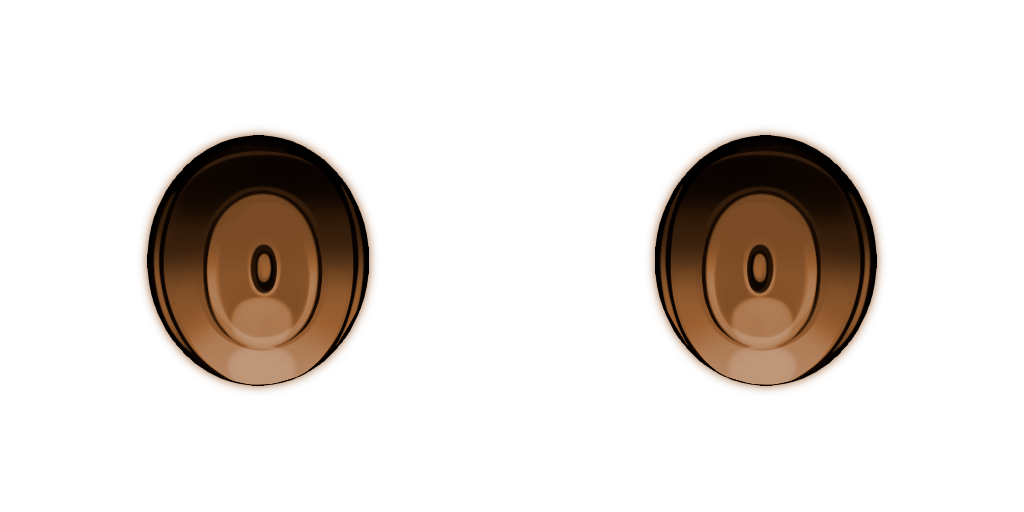
#> input picture prd/01-需求文档/05-美术设计/诺诺/krita_round/src_v5/03__02.png, 1024 x 512 px, found by its file name; the run also reads 1 picture not shown here
$ python iris_r2_preview.py
#> lines starting #> are read from the running program, lines starting #| are printed output that depends on the picture; after the words box and inside, x2 and y2 are one past the last pixel; in counts of white or black regions, pixels touching at a corner belong together
### prd/01-需求文档/05-美术设计/诺诺/工具脚本/iris_r2_design.py
# -*- coding: utf-8 -*-
"""诺诺虹膜 round2 设计模块（纯函数，无 Krita 依赖，可在系统 Python 下预览迭代）

设计原则（2026-10-08 黑机，基于渲染实证）：
  1. **贴图方向 = 屏幕方向**（VRM UV 实测 corr(uv.v,Y)=-1.000 / corr(uv.u,X)=+1.000，两盘同向不镜像；
     v5 原稿渲染实证：贴图下方的光池在屏幕下方）。
  2. 原稿（v5 琥珀）自带正确结构：上缘眼睑投影暗 → 瞳孔上缘柔亮晕 → 瞳孔 → 瞳孔下方光池亮 →
     外缘暗环。v7 程序化重染把它压成 0.004~0.089 的死黑，v9 手绘稿更把光池反转成"中心亮"
     → 渲染成一颗黑玻璃球。round2 = **保留原稿结构 + 换到 #1A2436 深蓝黑家族 + 手绘层次**。
  3. 高光按院长裁决：主高光上侧偏右 38°，副高光下左 215°（与 _03 白点同侧错位，叠层成双catch）。
"""
import numpy as np

# 命名 = 层名（Krita 里逐层可见/可调）
RAMP = [
    (0.00, (0.010, 0.017, 0.032)),
    (0.20, (0.026, 0.044, 0.078)),
    (0.44, (0.060, 0.098, 0.166)),
    (0.66, (0.115, 0.170, 0.258)),   # 略亮于 #1A2436 家族锚（远距必须有亮度余量，见下）
    (0.86, (0.185, 0.270, 0.392)),
    (1.00, (0.300, 0.420, 0.560)),   # 受光区峰值 ≈ #4C6B8F 蓝（对标 v5 亮下缘；上缘/环仍深）
]


def smoothstep(e0, e1, x):
    t = np.clip((x - e0) / max(1e-6, (e1 - e0)), 0.0, 1.0)
    return t * t * (3 - 2 * t)


def ramp_color(L):
    """分段线性映射 L(0..1) → RGB"""
    pos = np.array([p for p, _ in RAMP], np.float32)
    cols = np.array([c for _, c in RAMP], np.float32)
    out = np.empty(L.shape + (3,), np.float32)
    Lc = np.clip(L, 0, 1)
    for ch in range(3):
        out[..., ch] = np.interp(Lc, pos, cols[:, ch])
    return out


def luminance(rgb):
    return rgb[..., 0] * 0.299 + rgb[..., 1] * 0.587 + rgb[..., 2] * 0.114


def measure_disks(alpha, thresh=0.5):
    """从 alpha 量两个虹膜盘：(cx, cy, R) —— R 取 98.5 分位（盘缘）"""
    disks = []
    H, W = alpha.shape
    m = alpha > thresh
    for x0, x1 in ((0, W // 2), (W // 2, W)):
        sub = m[:, x0:x1]
        ys, xs = np.nonzero(sub)
        if len(xs) < 50:
            continue
        cx = xs.mean() + x0
        cy = ys.mean()
        R = np.percentile(np.hypot(xs + x0 - cx, ys - cy), 98.5)
        disks.append((float(cx), float(cy), float(R)))
    return disks


def design(base_rgb, base_alpha, cx, cy, R):
    """单盘设计 → dict(层名 → (rgb, alpha))；所有层都在整图上，未覆盖处 alpha=0"""
    H, W = base_alpha.shape
    yy, xx = np.mgrid[0:H, 0:W].astype(np.float32)
    dx = xx - cx
    dy = yy - cy
    rr = np.hypot(dx, dy) / R
    th = np.arctan2(-dy, dx)          # 图像 y 向下取负：上=+90°、右=0°
    v = np.clip((dy / R + 1.0) / 2.0, 0, 1)   # 0=盘顶、1=盘底

    in_disk = rr <= 1.0
    L0 = luminance(base_rgb)

    layers = {}

    # ── L1 基底：保留原稿明暗结构，重映射到深蓝黑家族 ───────────────
    L = np.clip((L0 - 0.02) / 0.70, 0, 1) ** 1.15     # 归一化 + 压中间调（亮部收窄）
    L *= (0.88 + 0.18 * v)                            # 垂直受光强化（上暗下亮）
    band = smoothstep(0.52, 0.74, rr) * (1.0 - smoothstep(0.84, 0.98, rr))
    L *= (1.0 - 0.20 * band)                          # 压原稿外圈亮带（否则渲染成"发光环"）
    L = smoothstep(0.0, 1.0, np.clip(L, 0, 1))        # 保底平滑
    rgb_base = ramp_color(L)
    a_base = np.ones_like(base_alpha, np.float32)   # 覆盖整块不透明区（含盘缘软裙边）
    layers['基底_蓝黑重染'] = (rgb_base, a_base)

    # ── L2 limbal ring：外缘环状加深（清冷的锐度来源）───────────────
    ring = smoothstep(0.74, 0.86, rr) * (1.0 - smoothstep(0.93, 0.995, rr))
    rgb_ring = np.zeros_like(rgb_base)
    a_ring = (0.60 * ring).astype(np.float32)
    layers['limbal ring'] = (rgb_ring, a_ring)        # 黑色叠加层（alpha 控制深度）

    # ── L3 眼睑投影：盘顶扇区再压暗（深度感）───────────────────────
    up = np.clip(np.sin(th), 0, 1)
    lid = smoothstep(0.45, 1.0, up) * smoothstep(0.30, 0.95, rr) * 0.55
    layers['眼睑投影'] = (np.zeros_like(rgb_base), (0.50 * lid).astype(np.float32))

    # ── L4 光池：瞳孔下方的柔亮（"活"的来源，原稿已有→加强成形）────
    e_pool = np.hypot(dx / (0.60 * R), (dy - 0.24 * R) / (0.40 * R))
    pool = np.exp(-0.5 * e_pool ** 2)
    pool *= smoothstep(0.15, 0.45, rr) * (1 - smoothstep(0.80, 0.97, rr))
    layers['光池_下缘'] = (np.ones_like(rgb_base) * np.array([0.30, 0.45, 0.63], np.float32),
                       (0.42 * pool).astype(np.float32))

    # ── L5 瞳孔：纵长椭圆 + 柔边（比原稿更明确）─────────────────────
    e_pup = np.hypot(dx / (0.155 * R), dy / (0.215 * R))
    pup = 1.0 - smoothstep(0.78, 1.05, e_pup)
    layers['瞳孔'] = (np.zeros_like(rgb_base), (0.92 * pup).astype(np.float32))

    # ── L6 纤维：径向条纹（手绘质感；只在中段，微弱不喧宾夺主）─────────
    fib = (np.cos(41.0 * th + 2.7 * rr) * 0.5 + 0.5) * 0.6 \
        + (np.cos(17.0 * th - 1.9 * rr) * 0.5 + 0.5) * 0.4
    fib = (fib - 0.5) * 2.0
    fib *= smoothstep(0.22, 0.50, rr) * (1 - smoothstep(0.72, 0.95, rr))
    a_fib = np.clip(np.abs(fib) * 0.055, 0, 1).astype(np.float32)
    rgb_fib = np.where(fib[..., None] > 0, 0.34, 0.0) * np.ones_like(rgb_base)
    layers['纤维_径向'] = (rgb_fib, a_fib)

    # ── L7 主高光：上侧偏右 38°（院长裁决）硬核 + 柔晕 ──────────────
    a1 = np.radians(38.0)
    x1, y1 = cx + 0.48 * R * np.cos(a1), cy - 0.48 * R * np.sin(a1)
    d1 = np.hypot(xx - x1, yy - y1)
    core = np.exp(-0.5 * (d1 / (0.075 * R)) ** 2) * 0.95
    glow = np.exp(-0.5 * (d1 / (0.20 * R)) ** 2) * 0.35
    a_h1 = np.clip(np.maximum(core, glow), 0, 1)
    layers['主高光_上右38'] = (np.ones_like(rgb_base) * np.array([0.83, 0.89, 0.96], np.float32),
                          a_h1.astype(np.float32))

    # ── L8 副高光：下缘偏左 215°，小而淡（与 _03 白点呼应成双catch）──
    a2 = np.radians(215.0)
    x2, y2 = cx + 0.56 * R * np.cos(a2), cy - 0.56 * R * np.sin(a2)
    d2 = np.hypot(xx - x2, yy - y2)
    a_h2 = (np.exp(-0.5 * (d2 / (0.085 * R)) ** 2) * 0.50).astype(np.float32)
    layers['副高光_下左215'] = (np.ones_like(rgb_base) * np.array([0.55, 0.65, 0.80], np.float32),
                           a_h2)

    # 覆盖范围 = 底图不透明区（含盘缘软裙边，避免残留下方原稿琥珀色边缘）
    cover = smoothstep(0.002, 0.020, base_alpha)   # 连极淡边一起改色，杜绝原稿琥珀描边
    for k, (rgb, a) in list(layers.items()):
        layers[k] = (rgb, (a * cover).astype(np.float32))
    return layers


def compose_over(base_rgb, base_alpha, layer_list):
    rgb = base_rgb.copy()
    a_out = base_alpha.copy()
    for rgb_l, a_l in layer_list:
        a3 = a_l[..., None]
        rgb = rgb * (1 - a3) + rgb_l * a3
        a_out = np.maximum(a_out, a_l)
    return rgb, a_out


def build(base_rgb, base_alpha):
    """整图：两盘各建层 → 返回 (合成图, 所有层)"""
    all_layers = []
    for (cx, cy, R) in measure_disks(base_alpha):
        layers = design(base_rgb, base_alpha, cx, cy, R)
        for name in layers:
            all_layers.append((name, layers[name]))
    # 按层名归并（左右盘合并同一层）
    merged = {}
    for name, (rgb, a) in all_layers:
        if name in merged:
            r0, a0 = merged[name]
            a_new = np.maximum(a0, a)
            src = np.where((a > a0)[..., None], rgb, r0)
            merged[name] = (src, a_new)
        else:
            merged[name] = (rgb, a)
    order = ['基底_蓝黑重染', 'limbal ring', '眼睑投影', '光池_下缘', '瞳孔',
             '纤维_径向', '主高光_上右38', '副高光_下左下215'.replace('下左下', '下左')]
    order = ['基底_蓝黑重染', 'limbal ring', '眼睑投影', '光池_下缘', '瞳孔',
             '纤维_径向', '主高光_上右38', '副高光_下左215']
    seq = [(merged[n][0], merged[n][1]) for n in order if n in merged]
    rgb, alpha = compose_over(base_rgb, base_alpha, seq)
    return rgb, alpha, merged, order

### prd/01-需求文档/05-美术设计/诺诺/工具脚本/iris_r2_preview.py
# -*- coding: utf-8 -*-
"""虹膜 round2 预览（系统 Python + PIL，快速迭代用；不进仓库成品，输出到 .ai/tmp）
用法: python 工具脚本/iris_r2_preview.py
输出:
  .ai/tmp/iris_r2.png            新虹膜全图（1024x512，alpha 保持原稿）
  .ai/tmp/iris_r2_compare.png    v7现版 / v9手绘 / r2新稿 三栏对比（左盘 3x）
"""
import os
import sys

import numpy as np
from PIL import Image

HERE = os.path.dirname(os.path.abspath(__file__))
ROOT = os.path.dirname(HERE)                       # .../05-美术设计/诺诺
WS = os.path.join(ROOT, '手绘轮工作区')


def _repo_root(start):
#> called with start = 'prd/01-需求文档/05-美术设计/诺诺/工具脚本'
    p = start
    while p and not os.path.isdir(os.path.join(p, '.git')):
        parent = os.path.dirname(p)
        if parent == p:
            break
        p = parent
    return p


OUT = os.path.join(_repo_root(HERE), '.ai', 'tmp')
sys.path.insert(0, HERE)
import iris_r2_design as D  # noqa: E402


def load(p):
    a = np.asarray(Image.open(p).convert('RGBA')).astype(np.float32) / 255.0
    return a[..., :3], a[..., 3]


def save(rgb, alpha, path):
    a = np.empty(rgb.shape[:2] + (4,), np.uint8)
    a[..., :3] = np.clip(rgb, 0, 1) * 255
    a[..., 3] = np.clip(alpha, 0, 1) * 255
    Image.fromarray(a, 'RGBA').save(path)
    print('written', path, rgb.shape[1], 'x', rgb.shape[0])


def profile(rgb, alpha, label):
    disks = D.measure_disks(alpha)
    cx, cy, R = disks[0]
    lum = D.luminance(rgb)
    out = [label + ' (左盘 R=%.0f)' % R]
    for frac, lab in [(0.75, '上75%'), (0.45, '上45%'), (0.0, '中'), (-0.45, '下45%'), (-0.75, '下75%')]:
        y = int(cy - frac * R)
        row = lum[y, int(cx - R * 0.5):int(cx + R * 0.5)]
        m = alpha[y, int(cx - R * 0.5):int(cx + R * 0.5)] > 0.5
        v = row[m].mean() if m.any() else float('nan')
        out.append('   %-6s lum=%.3f' % (lab, v))
    return '\n'.join(out)


def zoom(rgb, alpha, k=3, half=None, disk=0):
    disks = D.measure_disks(alpha)
    cx, cy, R = disks[disk]
    half = half or int(R * 1.12)
    y0, y1 = int(cy - half), int(cy + half)
    x0, x1 = int(cx - half), int(cx + half)
    sub = rgb[y0:y1, x0:x1]
    a = alpha[y0:y1, x0:x1, None]
    # 棋盘底（看 alpha 覆盖）
    bg = np.zeros_like(sub)
    yy, xx = np.mgrid[0:sub.shape[0], 0:sub.shape[1]]
    chk = ((yy // 16 + xx // 16) % 2).astype(np.float32) * 0.12 + 0.06
    bg[..., :] = chk[..., None]
    comp = bg * (1 - a) + sub * a
    return np.kron(np.clip(comp, 0, 1), np.ones((k, k, 1), np.float32))


def main():
    base_rgb, base_alpha = load(os.path.join(WS, 'src_v5', '03__02.png'))
    v7_rgb, v7_a = load(os.path.join(WS, 'src_v7', '11_iris_recolor_v7.png'))
    v9_rgb, v9_a = load(os.path.join(WS, 'handpaint_iris.png'))
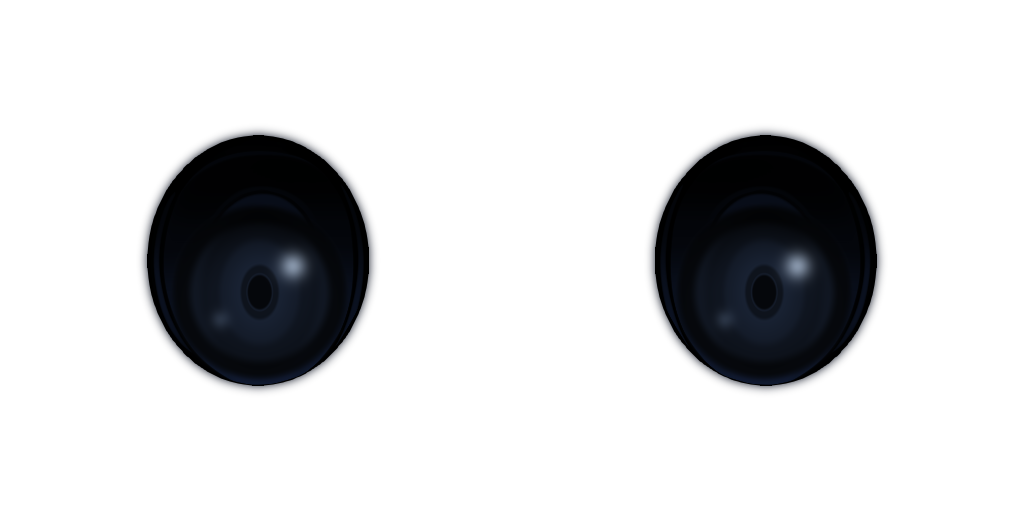
#> input picture prd/01-需求文档/05-美术设计/诺诺/手绘轮工作区/handpaint_iris.png, 1024 x 512 px

    rgb, alpha, merged, order = D.build(base_rgb, base_alpha)
#> in measure_disks, `H, W = alpha.shape`: H = 512; W = 1024
#> in measure_disks, `m = alpha > thresh`:
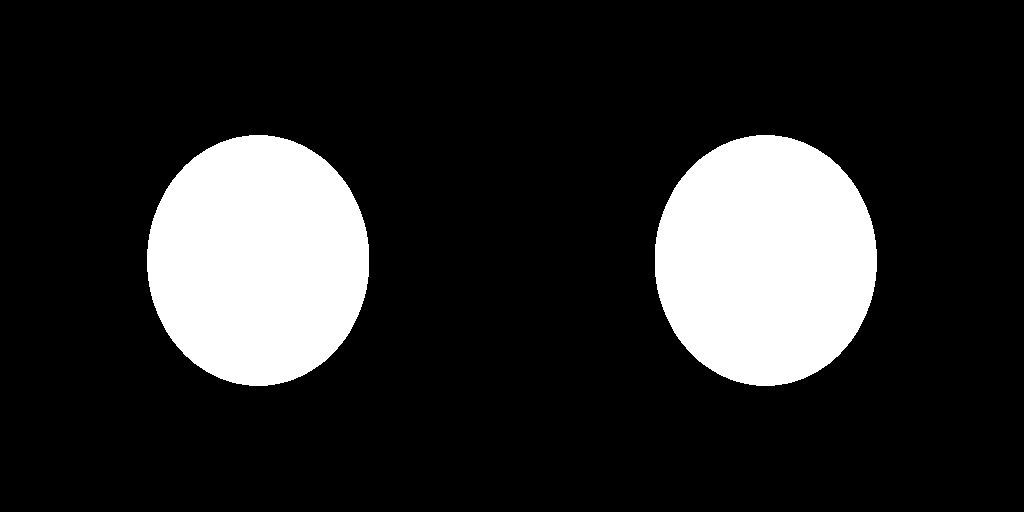
#> m: shape (512, 1024) bool; 16.7% white; 2 white regions, box (x1, y1, x2, y2) and area: (147, 135, 369, 386) 43866, (655, 135, 877, 386) 43866
#> the loop in build, `for (cx, cy, R) in measure_disks(base_alpha):` made 2 passes
#> (cx, cy, R, H in design, W in design, a1 in design, x1 in design) on passes 1 to 2: (257.7, 260, 121.5, 512, 1024, 0.663, 303.7), (765.3, 260, 121.5, 512, 1024, 0.663, 811.2)
#> after the loop in build, `for (cx, cy, R) in measure_disks(base_alpha):`: all_layers = 16 items
#> the loop in build, `for name, (rgb, a) in all_layers:` made 16 passes
#> name on passes 1 to 12: '基底_蓝黑重染', 'limbal ring', '眼睑投影', '光池_下缘', '瞳孔', '纤维_径向', '主高光_上右38', '副高光_下左215', '基底_蓝黑重染', 'limbal ring', '眼睑投影', '光池_下缘'
#> after the loop in build, `for name, (rgb, a) in all_layers:`: merged = 8 items
#> the loop in compose_over, `for rgb_l, a_l in layer_list:` made 8 passes
#> after the loop in compose_over, `for rgb_l, a_l in layer_list:`:
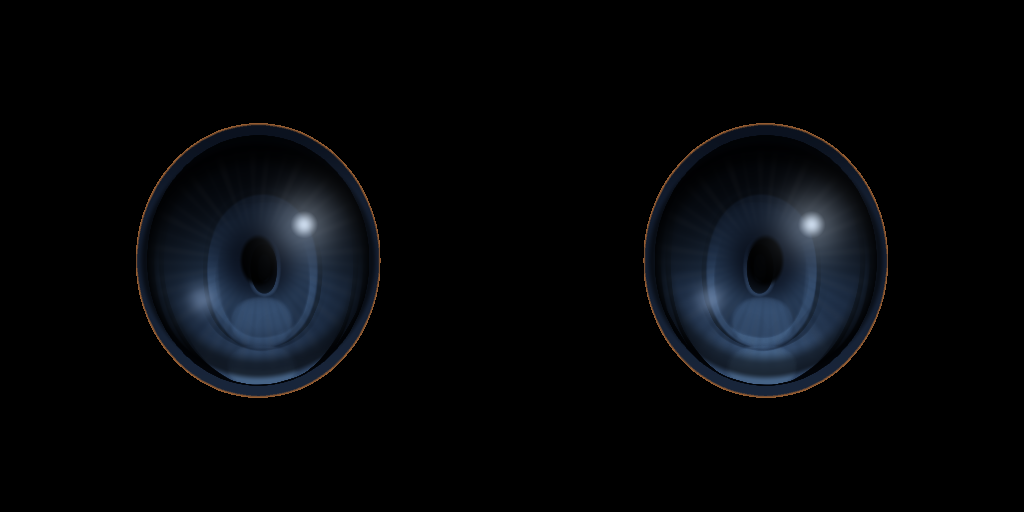
#> rgb: shape (512, 1024, 3) float64; mean of channels 0, 1, 2 0.0223, 0.0286, 0.0387; drawn as R, G, B
#> merged = 8 items; order = ['基底_蓝黑重染', 'limbal ring', '眼睑投影', '光池_下缘', '瞳孔', '纤维_径向', '主高光_上右38', '副高光_下左215']
    save(rgb, alpha, os.path.join(OUT, 'iris_r2.png'))
#> (printed output is left out)

    print()
    print(profile(base_rgb, base_alpha, 'v5原稿(琥珀·结构基准)'))
#> the loop in measure_disks (call 2), `for x0, x1 in ((0, W // 2), (W // 2, W)):` made 2 passes
#> (cx, cy, R) on passes 1 to 2: (257.7, 260, 121.5), (765.3, 260, 121.5)
#> in profile, `disks = D.measure_disks(alpha)`: disks = [(257.7, 260, 121.5), (765.3, 260, 121.5)]
#> in profile, `cx, cy, R = disks[0]`: cx = 257.7; cy = 260; R = 121.5
#> in profile, `out = [label + ' (左盘 R=%.0f)' % R]`: out = ['v5原稿(琥珀·结构基准) (左盘 R=121)']
#> the loop in profile, `for frac, lab in [(0.75, '上75%'), (0.45, '上45%'), (0.0, '中'), (-0.45, ..` made 5 passes
#> (y, v) on passes 1 to 5: (168, 0.0253), (205, 0.197), (260, 0.314), (314, 0.445), (351, 0.56)
#> after the loop in profile, `for frac, lab in [(0.75, '上75%'), (0.45, '上45%'), (0.0, '中'), (-0.45, ..`: out = ['v5原稿(琥珀·结构基准) (左盘 R=121)', '   上75%   lum=0.025', '   上45%   lum=0.197', '   中      lum=0.314', '   下45%   lum=0.445', '   下75%   lum=0.560']
#| v5原稿(琥珀·结构基准) (左盘 R=121)
#|    上75%   lum=0.025
#|    上45%   lum=0.197
#|    中      lum=0.314
#|    下45%   lum=0.445
#|    下75%   lum=0.560
    print(profile(v7_rgb, v7_a, 'v7现版(程序化重染)'))
#> the loop in profile (call 2), `for frac, lab in [(0.75, '上75%'), (0.45, '上45%'), (0.0, '中'), (-0.45, ..` made 5 passes
#> (y, v) on passes 1 to 5: (168, 0.00406), (205, 0.0315), (260, 0.0494), (314, 0.0701), (351, 0.0887)
#| v7现版(程序化重染) (左盘 R=121)
#|    上75%   lum=0.004
#|    上45%   lum=0.031
#|    中      lum=0.049
#|    下45%   lum=0.070
#|    下75%   lum=0.089
    print(profile(v9_rgb, v9_a, 'v9手绘稿(round1)'))
#| v9手绘稿(round1) (左盘 R=121)
#|    上75%   lum=0.004
#|    上45%   lum=0.027
#|    中      lum=0.166
#|    下45%   lum=0.104
#|    下75%   lum=0.055
    print(profile(rgb, alpha, 'r2新稿'))
#> in measure_disks (call 5), `m = alpha > thresh`: m: shape (512, 1024) bool; 19.7% white; 2 white regions, box (x1, y1, x2, y2) and area: (137, 125, 379, 396) 51549, (645, 125, 887, 396) 51549
#> the loop in measure_disks (call 5), `for x0, x1 in ((0, W // 2), (W // 2, W)):` made 2 passes
#> (cx, cy, R) on passes 1 to 2: (257.8, 260, 131.3), (765.2, 260, 131.3)
#> pass 1, in measure_disks (call 5), `sub = m[:, x0:x1]`:
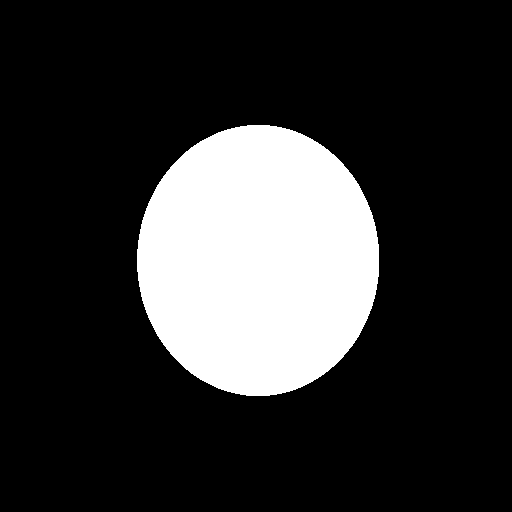
#> sub: shape (512, 512) bool; 19.7% white; 1 white region, box (x1, y1, x2, y2) and area: (137, 125, 379, 396) 51549
#> after the loop in measure_disks (call 5), `for x0, x1 in ((0, W // 2), (W // 2, W)):`: disks = [(257.8, 260, 131.3), (765.2, 260, 131.3)]
#| r2新稿 (左盘 R=131)
#|    上75%   lum=0.014
#|    上45%   lum=0.122
#|    中      lum=0.131
#|    下45%   lum=0.238
#|    下75%   lum=0.122

    tiles = [zoom(v7_rgb, v7_a), zoom(v9_rgb, v9_a), zoom(rgb, alpha)]
#> in zoom, `disks = D.measure_disks(alpha)`: disks = [(257.7, 260, 121.5), (765.3, 260, 121.5)]
#> in zoom, `cx, cy, R = disks[disk]`: cx = 257.7; cy = 260; R = 121.5
#> in zoom, `half = half or int(R * 1.12)`: half = 136
#> in zoom, `y0, y1 = int(cy - half), int(cy + half)`: y0 = 124; y1 = 396
#> in zoom, `x0, x1 = int(cx - half), int(cx + half)`: x0 = 121; x1 = 393
#> in zoom, `bg[..., :] = chk[..., None]`: bg: shape (272, 272, 3) float32; values 0.06 (black) and 0.18 (white), 49.8% white; 1 white region, box (x1, y1, x2, y2) and area: (0, 0, 272, 272) 36864
#> in zoom, `return np.kron(np.clip(comp, 0, 1), np.ones((k, k, 1), np.float32))`:
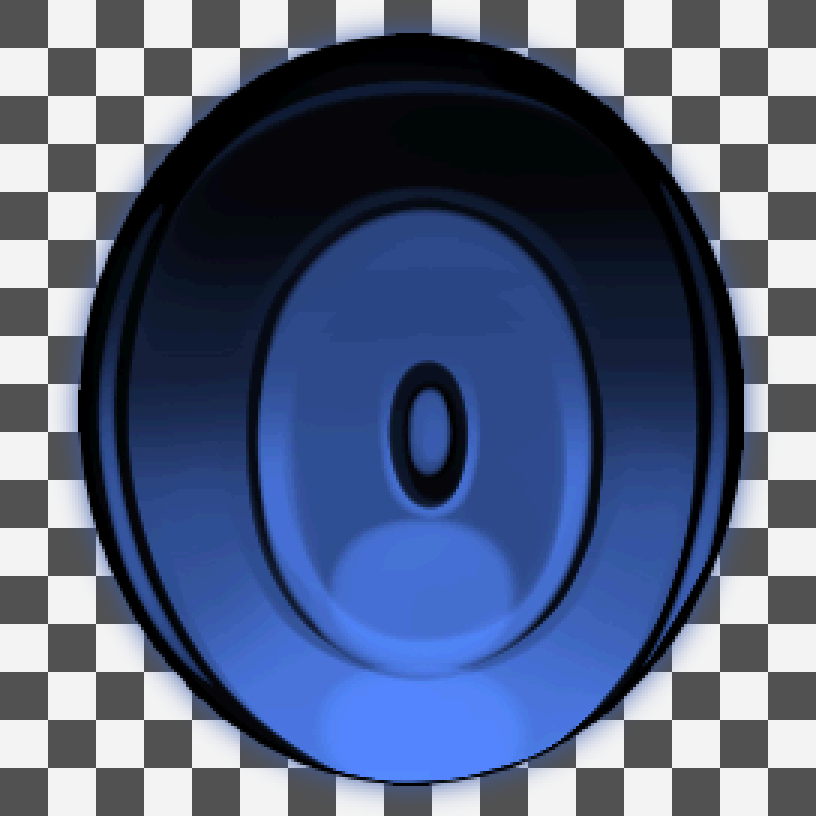
#> returned value: shape (816, 816, 3) float32; mean of channels 0, 1, 2 0.0629, 0.0723, 0.0944; drawn with min black and max white
#> call 3 of zoom, with k = 3, disk = 0
#> in zoom (call 3), `disks = D.measure_disks(alpha)`: disks = [(257.8, 260, 131.3), (765.2, 260, 131.3)]
#> in zoom (call 3), `cx, cy, R = disks[disk]`: cx = 257.8; R = 131.3
#> in zoom (call 3), `half = half or int(R * 1.12)`: half = 147
#> in zoom (call 3), `y0, y1 = int(cy - half), int(cy + half)`: y0 = 113; y1 = 407
#> in zoom (call 3), `x0, x1 = int(cx - half), int(cx + half)`: x0 = 110; x1 = 404
#> in zoom (call 3), `bg[..., :] = chk[..., None]`: bg: shape (294, 294, 3) float64; values 0.06 (black) and 0.18 (white), 50% white; 1 white region, box (x1, y1, x2, y2) and area: (0, 0, 294, 294) 43200
#> in zoom (call 3), `comp = bg * (1 - a) + sub * a`:
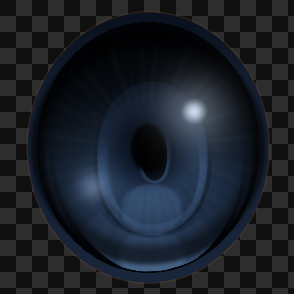
#> comp: shape (294, 294, 3) float64; mean of channels 0, 1, 2 0.107, 0.128, 0.16; drawn as R, G, B
    h = max(t.shape[0] for t in tiles)
#> h = 882
    tiles = [np.pad(t, ((0, h - t.shape[0]), (0, 0), (0, 0))) for t in tiles]
#> tiles = 3 items
    sep = np.full((h, 8, 3), 0.35, np.float32)
    sheet = np.concatenate([tiles[0], sep, tiles[1], sep, tiles[2]], axis=1)
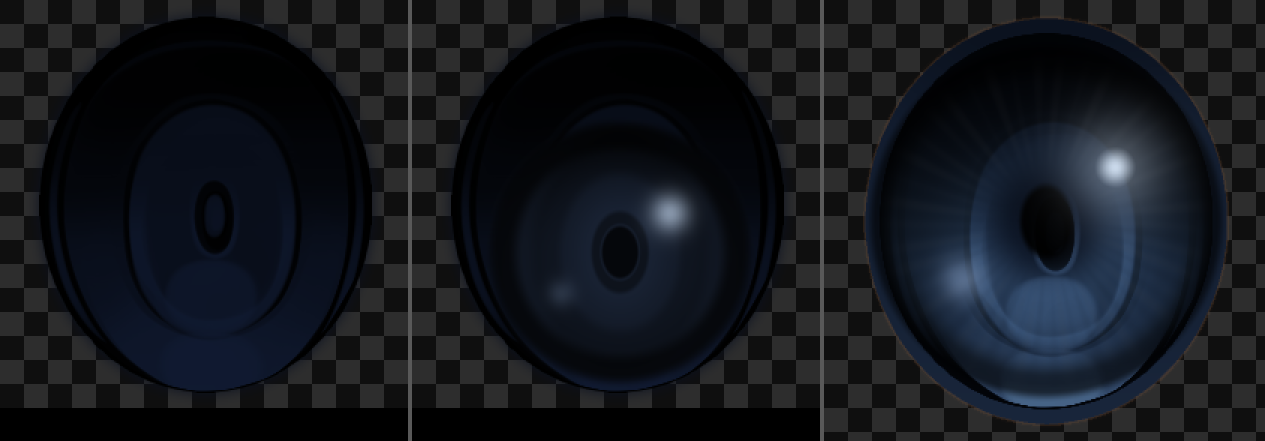
#> sheet: shape (882, 2530, 3) float64 (shown at 1/2 size); mean of channels 0, 1, 2 0.0789, 0.0916, 0.114; drawn as R, G, B
    a4 = np.empty(sheet.shape[:2] + (4,), np.uint8)
    a4[..., :3] = np.clip(sheet, 0, 1) * 255
    a4[..., 3] = 255
#> a4: shape (882, 2530, 4); mean of channels 0, 1, 2, 3 19.8, 23, 28.7, 255
    Image.fromarray(a4, 'RGBA').save(os.path.join(OUT, 'iris_r2_compare.png'))
    print('\n对比图: .ai/tmp/iris_r2_compare.png  (左→右: v7现版 | v9手绘 | r2新稿)')


if __name__ == '__main__':
    main()
